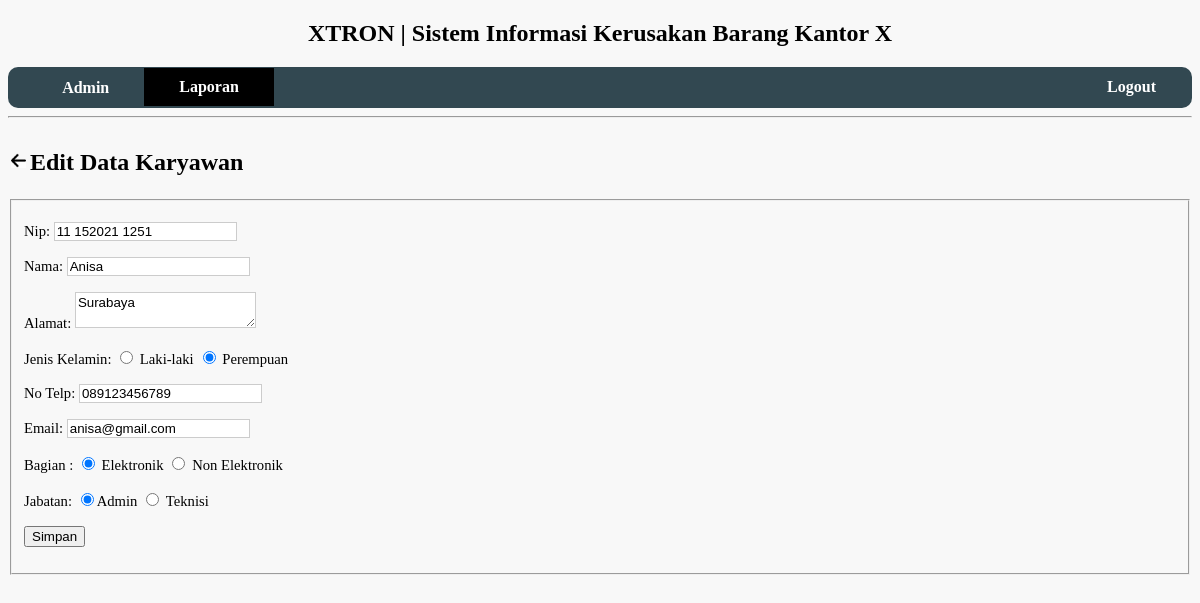
The app's page /KaryawanEdit.php?id=1 (signed in) with its own data.
### tables this page shows
CREATE TABLE `karyawan` (
  `id` int(11) NOT NULL,
  `nama` varchar(100) NOT NULL,
  `alamat` text NOT NULL,
  `jk` varchar(20) NOT NULL,
  `nip` varchar(20) NOT NULL,
  `tlp` varchar(100) NOT NULL,
  `email` varchar(100) NOT NULL,
  `bagian` varchar(20) NOT NULL,
  `jabatan` varchar(100) NOT NULL
);

### KaryawanEdit.php (the view, shortened to what this page needs)
<?php
include("config.php");
$id = $_GET['id'];
$sql = "SELECT * FROM karyawan WHERE id=$id";
$query = mysqli_query($koneksi, $sql);
$r = mysqli_fetch_assoc($query);
?>
<!DOCTYPE html>
<html>
<head>
	<link rel="stylesheet" type="text/css" href="style.css">
</head>
<body>
	<h2 class="header">XTRON | Sistem Informasi Kerusakan Barang Kantor X</h2>
	<div>
		<ul>
			<li><a href="#"><img src='coba.jpg' width="15px" height="15px;"> <?php echo $_SESSION['username']; ?></a></li>
			<li style="background-color: black;"><a href="laporan.php">Laporan</a></li>
			<li style="float:right;"><a href="logout.php">Logout</a></li>
		</ul>
	</div><hr>
	<header>
	<table>
	<tr>
	<td><a href="Karyawan.php"><img src="panah.jpg" width="15px" height="15px;"></a></td>
	<td><h2>Edit Data Karyawan</h2></td>
	</tr>
	</table>
    </header>
    <form action="KaryawanProsesEdit.php" method="POST">
        <fieldset>
		<p>
            <label for="nip">Nip: </label>
            <input type="text" name="nip" placeholder="nip " value="<?php echo $r['nip'] ?>" class="laporan"/>
        </p>
        <p>
            <label for="nama">Nama: </label>
            <input type="text" name="nama" placeholder="nama lengkap" value="<?php echo $r['nama'] ?>" class="laporan"/>
        </p>
        <p>
            <label for="alamat">Alamat: </label>
            <textarea name="alamat" class="laporan"><?php echo $r['alamat'] ?></textarea>
        </p>
        <p>
            <label for="jk">Jenis Kelamin: </label>
            <?php $jk = $r['jk']; ?>
            <label><input type="radio" name="jk" value="Laki-Laki" <?php echo ($jk == 'Laki-Laki') ? "checked": "" ?>> Laki-laki</label>
            <label><input type="radio" name="jk" value="Perempuan" <?php echo ($jk == 'Perempuan') ? "checked": "" ?>> Perempuan</label>
        </p>
        <p>
            <label for="tlp">No Telp: </label>
            <input type="text" name="tlp" placeholder="No. Telp" value="<?php echo $r['tlp'] ?>" class="laporan"/>
        </p>
        <p>
            <label for="email">Email: </label>
            <input type="text" name="email" placeholder="email " value="<?php echo $r['email'] ?>"class="laporan" />
        </p>
        <p>
            <label for="bagian">Bagian : </label>
            <?php $bagian = $r['bagian']; ?>
            <label><input type="radio" name="bagian" value="Elektronik" <?php echo ($bagian == 'Elektronik') ? "checked": "" ?>> Elektronik</label>
            <label><input type="radio" name="bagian" value="Non Elektronik" <?php echo ($bagian == 'Non Elektronik') ? "checked": "" ?>> Non Elektronik</label>
        </p>
        <p>
            <label for="jabatan">Jabatan: </label>
            <?php $jabatan = $r['jabatan']; ?>
            <label><input type="radio" name="jabatan" value="Admin" <?php echo ($jabatan == 'Admin') ? "checked": "" ?>>Admin</label>
            <label><input type="radio" name="jabatan" value="Teknisi" <?php echo ($jabatan == 'Teknisi') ? "checked": "" ?>> Teknisi</label>
        </p>
        <p>
            <input type="submit" value="Simpan" name="simpan" />
        </p>
        </fieldset>
    </form>
    </body>
</html>

### style.css (style rules this page uses)
body { background : #f8f8f8; font-family: helvetica Neues; cursor: auto; }
.header { text-align:center; float:center; }
label { font-size: 11pt; }
ul { border-radius: 10px; list-style-type: none; margin: 0; padding: 1px; overflow: hidden; font-weight:bold; background-color: #324851; }
li { float: left; }
li a { display: block; color:white; text-align: center; padding: 10px 35px 10px; text-decoration: none; }
.laporan { font-family: helvetica; box-sizing : border-box; border: 1px solid #ccc; }

### records on screen
karyawan: nip "11 152021 1251", nama "Anisa", alamat "Surabaya", jk "☐ Laki-laki", jk "☑ Perempuan", tlp "089123456789", email "anisa@gmail.com", bagian "☑ Elektronik", bagian "☐ Non Elektronik", jabatan "☑ Admin", jabatan "☐ Teknisi"

### other values on screen
$_SESSION['username'] "Admin"
